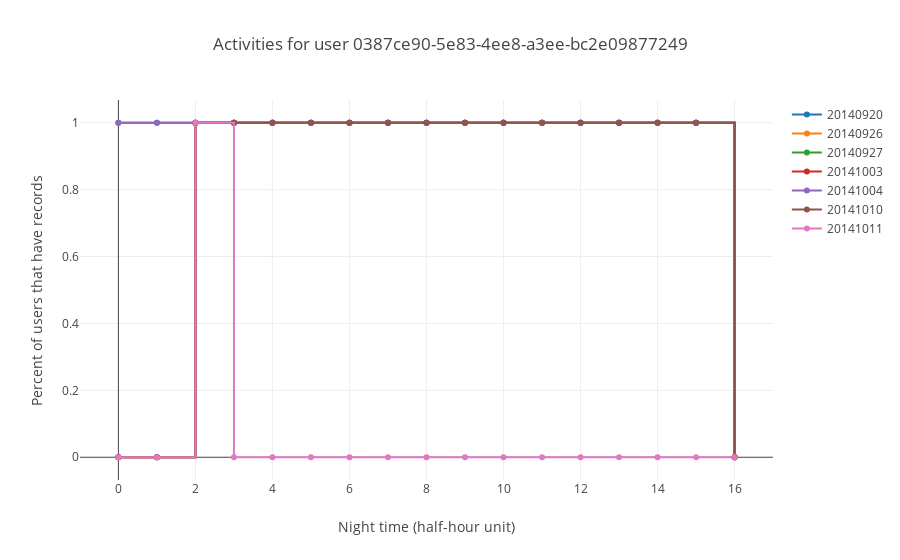

The cell this chart's notebook holds for it:
### Code cell
user, user_dict = list(user_night_activities.items())[1]
plot_user_activities(user, user_dict)

### Figure 1 — Plotly figure (JSON) as saved in the notebook; plotly's stock layout.template omitted (floating-point values rounded to 4 significant figures)
{"data": [{"line": {"shape": "hv"}, "name": "20140920", "type": "scatter", "uid": "f6dba2c6-1b31-45a1-9d9f-0faad487ff93", "x": [0, 1, 2, 3, 4, 5, 6, 7, 8, 9, 10, 11, 12, 13, 14, 15, 16], "y": [1, 1, 1, 1, 1, 1, 1, 1, 1, 1, 1, 1, 1, 1, 1, 1, 0]}, {"line": {"shape": "hv"}, "name": "20140926", "type": "scatter", "uid": "1b41902f-98a4-4f7f-b6df-b99374388c60", "x": [0, 1, 2, 3, 4, 5, 6, 7, 8, 9, 10, 11, 12, 13, 14, 15, 16], "y": [0, 0, 1, 1, 1, 1, 1, 1, 1, 1, 1, 1, 1, 1, 1, 1, 0]}, {"line": {"shape": "hv"}, "name": "20140927", "type": "scatter", "uid": "849288fa-978b-4acd-a38d-a946d5acd54b", "x": [0, 1, 2, 3, 4, 5, 6, 7, 8, 9, 10, 11, 12, 13, 14, 15, 16], "y": [0, 0, 1, 1, 1, 1, 1, 1, 1, 1, 1, 1, 1, 1, 1, 1, 0]}, {"line": {"shape": "hv"}, "name": "20141003", "type": "scatter", "uid": "c3388415-ce2e-43e9-b795-9bea17de7d01", "x": [0, 1, 2, 3, 4, 5, 6, 7, 8, 9, 10, 11, 12, 13, 14, 15, 16], "y": [0, 0, 1, 1, 1, 1, 1, 1, 1, 1, 1, 1, 1, 1, 1, 1, 0]}, {"line": {"shape": "hv"}, "name": "20141004", "type": "scatter", "uid": "ef1c181f-8fef-4a8d-9d30-501c241bced3", "x": [0, 1, 2, 3, 4, 5, 6, 7, 8, 9, 10, 11, 12, 13, 14, 15, 16], "y": [1, 1, 1, 1, 1, 1, 1, 1, 1, 1, 1, 1, 1, 1, 1, 1, 0]}, {"line": {"shape": "hv"}, "name": "20141010", "type": "scatter", "uid": "991b290f-ebea-482a-ae06-bd411210c530", "x": [0, 1, 2, 3, 4, 5, 6, 7, 8, 9, 10, 11, 12, 13, 14, 15, 16], "y": [0, 0, 1, 1, 1, 1, 1, 1, 1, 1, 1, 1, 1, 1, 1, 1, 0]}, {"line": {"shape": "hv"}, "name": "20141011", "type": "scatter", "uid": "6775d89a-9e0d-49a8-a441-a385fb4a4cde", "x": [0, 1, 2, 3, 4, 5, 6, 7, 8, 9, 10, 11, 12, 13, 14, 15, 16], "y": [0, 0, 1, 0, 0, 0, 0, 0, 0, 0, 0, 0, 0, 0, 0, 0, 0]}], "layout": {"title": {"text": "Activities for user 0387ce90-5e83-4ee8-a3ee-bc2e09877249"}, "xaxis": {"title": {"text": "Night time (half-hour unit)"}}, "yaxis": {"title": {"text": "Percent of users that have records"}}}}
